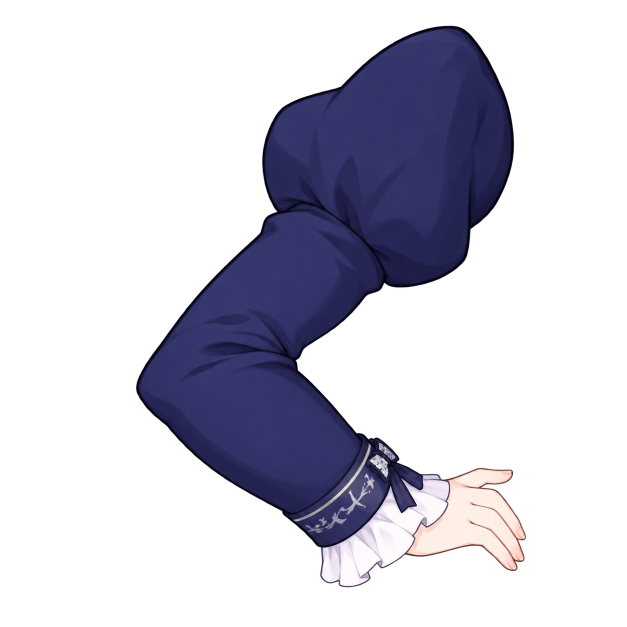
#> input picture character-packs/default-whale/runtime/production-v1/idle/see-through-idle-rig-v2/arm-hip-v1.png, 1254 x 1254 px (shown at 1/2 size)
$ python prepare-wave-hand-layers.py ../character-packs/default-whale/runtime/production-v1/idle/see-through-idle-rig-v2/arm-hip-v1.png out.png out.png
#> lines starting #> are read from the running program, lines starting #| are printed output that depends on the picture; after the words box and inside, x2 and y2 are one past the last pixel; in counts of white or black regions, pixels touching at a corner belong together
from __future__ import annotations

import argparse
from pathlib import Path

from PIL import Image, ImageFilter


HAND_REGION_TOP = 242


def multiply_alpha(source: Image.Image, selection: Image.Image, invert: bool = False) -> Image.Image:
    output = source.copy()
    alpha = source.getchannel("A")
    # Every original pixel belongs to exactly one layer, preserving the source
    # anti-aliased alpha without creating semi-transparent double edges.
    alpha_pixels = alpha.load()
    selection_pixels = selection.load()
    output_alpha = Image.new("L", source.size, 0)
    output_pixels = output_alpha.load()
    for y in range(source.height):
        for x in range(source.width):
            keep = selection_pixels[x, y] == 0 if invert else selection_pixels[x, y] != 0
            output_pixels[x, y] = alpha_pixels[x, y] if keep else 0
    output.putalpha(output_alpha)
    return output


def main() -> None:
    parser = argparse.ArgumentParser(description="Split the original resting hand from the left sleeve.")
    parser.add_argument("arm_source", type=Path)
    parser.add_argument("sleeve_destination", type=Path)
    parser.add_argument("hand_destination", type=Path)
    args = parser.parse_args()

    source = Image.open(args.arm_source).convert("RGBA")
#> source is the input picture: PIL image 1254x1254 RGBA; mean R, G, B, A 18.7, 18.2, 29.6, 68.3
    selection = Image.new("L", source.size, 0)
#> selection: PIL image 1254x1254 L; every value is 0
    pixels = source.load()
    selected = selection.load()
    for y in range(HAND_REGION_TOP, source.height):
        for x in range(source.width):
            red, green, blue, alpha = pixels[x, y]
            # Skin and its warm brown outline are warmer than the white/purple
            # cuff and the navy sleeve. This retains the original drawn hand
            # while leaving the embroidered cuff in the sleeve layer.
            if alpha > 0 and red >= 72 and red - blue >= 4 and red >= green - 4:
                selected[x, y] = 255

    selection = selection.filter(ImageFilter.MaxFilter(5)).filter(ImageFilter.MinFilter(3))
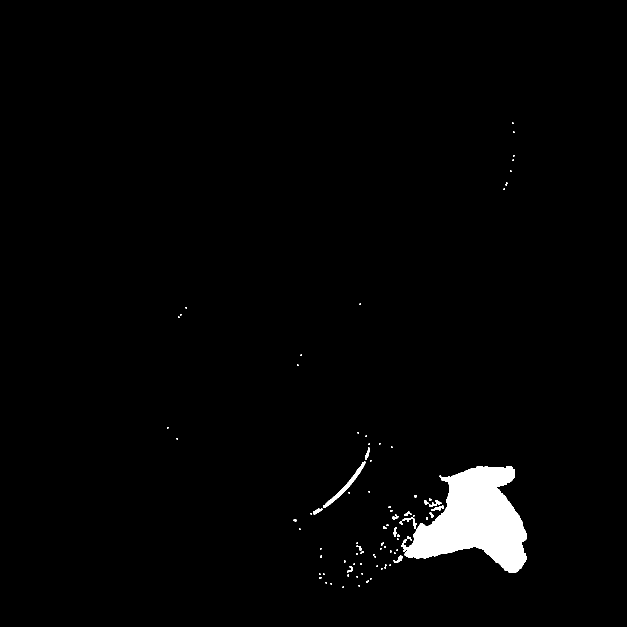
#> selection: PIL image 1254x1254 L (shown at 1/2 size); 2.1% white; 84 white regions (62 under 20 px), largest, box (x1, y1, x2, y2) and area: (802, 932, 1054, 1146) 29810, (647, 923, 731, 1016) 888, (805, 1034, 834, 1057) 165
    selection = selection.point(lambda value: 255 if value >= 128 else 0)

    hand = multiply_alpha(source, selection)
#> in multiply_alpha, `alpha = source.getchannel("A")`:
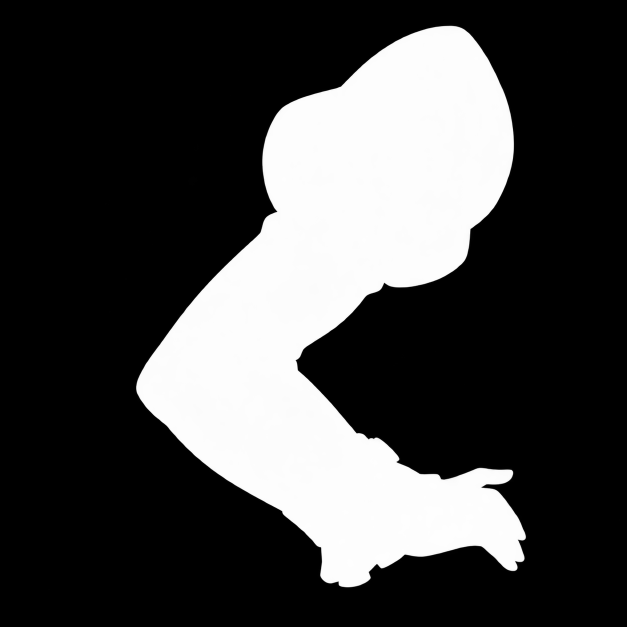
#> alpha: PIL image 1254x1254 L (shown at 1/2 size); min 0, max 255, mean 68.3
#> in multiply_alpha, `output.putalpha(output_alpha)`:
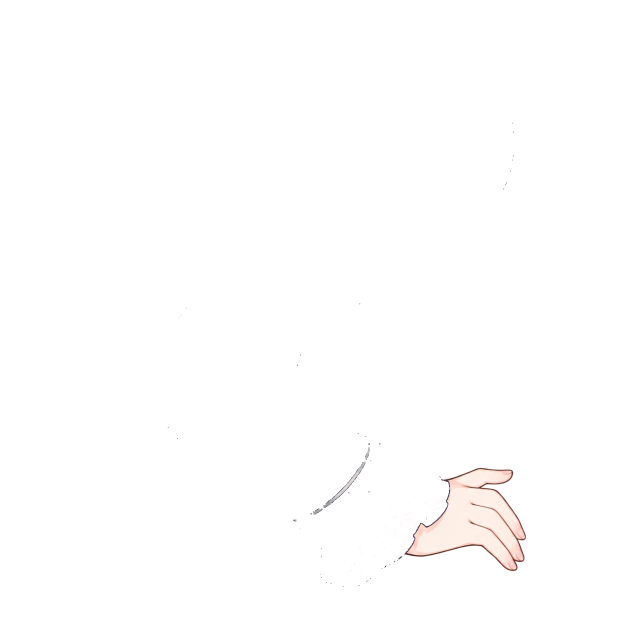
#> output: PIL image 1254x1254 RGBA (shown at 1/2 size); mean R, G, B, A 18.7, 18.2, 29.6, 4.8; transparent parts drawn white
    sleeve = multiply_alpha(source, selection, invert=True)
#> call 2 of multiply_alpha, with invert = True
#> in multiply_alpha (call 2), `output.putalpha(output_alpha)`:
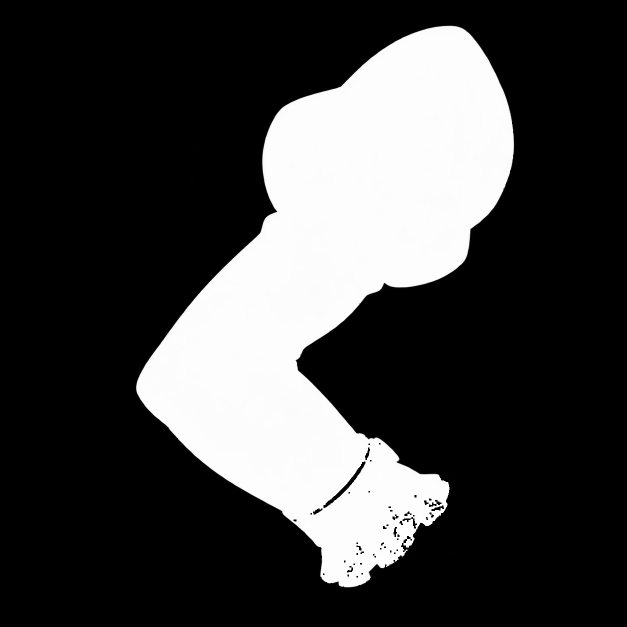
#> output_alpha: PIL image 1254x1254 L (shown at 1/2 size); min 0, max 255, mean 63.5
    if hand.getchannel("A").getbbox() is None or sleeve.getchannel("A").getbbox() is None:
        raise SystemExit("failed to split hand and sleeve")

    args.sleeve_destination.parent.mkdir(parents=True, exist_ok=True)
    args.hand_destination.parent.mkdir(parents=True, exist_ok=True)
    sleeve.save(args.sleeve_destination, optimize=True)
    hand.save(args.hand_destination, optimize=True)
    print(f"sleeve bbox={sleeve.getchannel('A').getbbox()} hand bbox={hand.getchannel('A').getbbox()}")
#| sleeve bbox=(65, 48, 1244, 1182) hand bbox=(334, 245, 1054, 1176)


if __name__ == "__main__":
    main()
